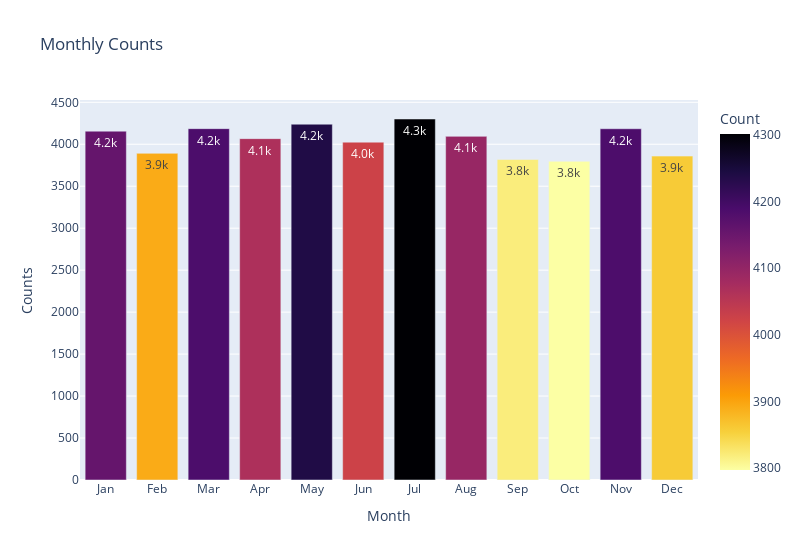
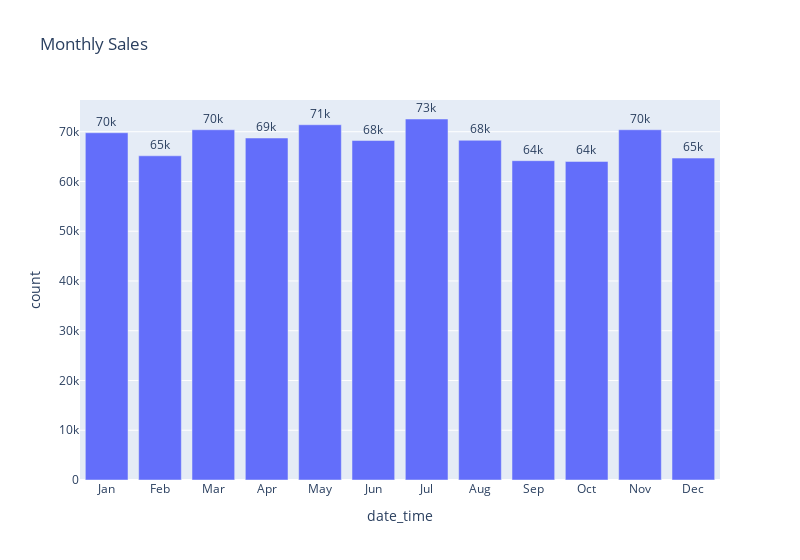

Notebook cell for these charts, in order:
### Code cell
monthly_order = pizza_order.groupby(by=pizza_order.index.month)['order_id'].count()
monthly_order =  monthly_order.reset_index(name='count')
monthly_order['date_time'] = monthly_order['date_time'].apply(lambda x: calendar.month_abbr[x])

monthly_sales = pizza_order.groupby(by=pizza_order.index.month)['total'].sum()
monthly_sales =  monthly_sales.reset_index(name='count')
monthly_sales['date_time'] = monthly_sales['date_time'].apply(lambda x: calendar.month_abbr[x])

trace = px.bar(monthly_order,
    x='date_time',
    y='count',
    text_auto='.2s',
    color='count',
    color_continuous_scale='inferno_r',
    title='Monthly Counts',
    labels={'date_time':'Month', 'count':'Counts'}
)
trace.update_layout(coloraxis_colorbar=dict(title='Count'), width=800)
trace.show()

trace = px.bar(monthly_sales,
    x='date_time',
    y='count',
    text_auto='.2s',
    title='Monthly Sales',
    width=800
)
trace.update_traces(textposition='outside', cliponaxis=False)
trace.show()

### Figure 1 — Plotly figure (JSON) as saved in the notebook; plotly's stock layout.template omitted (floating-point values rounded to 4 significant figures)
{"data": [{"alignmentgroup": "True", "hovertemplate": "Month=%{x}<br>Counts=%{marker.color}<extra></extra>", "legendgroup": "", "marker": {"color": [4156, 3892, 4186, 4067, 4239, 4025, 4301, 4094, 3819, 3797, 4185, 3859], "coloraxis": "coloraxis", "pattern": {"shape": ""}}, "name": "", "offsetgroup": "", "orientation": "v", "showlegend": false, "textposition": "auto", "texttemplate": "%{y:.2s}", "type": "bar", "x": ["Jan", "Feb", "Mar", "Apr", "May", "Jun", "Jul", "Aug", "Sep", "Oct", "Nov", "Dec"], "xaxis": "x", "y": [4156, 3892, 4186, 4067, 4239, 4025, 4301, 4094, 3819, 3797, 4185, 3859], "yaxis": "y"}], "layout": {"barmode": "relative", "coloraxis": {"colorbar": {"title": {"text": "Count"}}, "colorscale": [[0, "#fcffa4"], [0.1111, "#f7d13d"], [0.2222, "#fb9b06"], [0.3333, "#ed6925"], [0.4444, "#cf4446"], [0.5556, "#a52c60"], [0.6667, "#781c6d"], [0.7778, "#4a0c6b"], [0.8889, "#1b0c41"], [1, "#000004"]]}, "legend": {"tracegroupgap": 0}, "title": {"text": "Monthly Counts"}, "width": 800, "xaxis": {"anchor": "y", "domain": [0, 1], "title": {"text": "Month"}}, "yaxis": {"anchor": "x", "domain": [0, 1], "title": {"text": "Counts"}}}}

### Figure 2 — Plotly figure (JSON) as saved in the notebook; plotly's stock layout.template omitted (floating-point values rounded to 4 significant figures)
{"data": [{"alignmentgroup": "True", "cliponaxis": false, "hovertemplate": "date_time=%{x}<br>count=%{y}<extra></extra>", "legendgroup": "", "marker": {"color": "#636efa", "pattern": {"shape": ""}}, "name": "", "offsetgroup": "", "orientation": "v", "showlegend": false, "textposition": "outside", "texttemplate": "%{y:.2s}", "type": "bar", "x": ["Jan", "Feb", "Mar", "Apr", "May", "Jun", "Jul", "Aug", "Sep", "Oct", "Nov", "Dec"], "xaxis": "x", "y": [69790.0, 65160.0, 70400.0, 68740.0, 71400.0, 68230.0, 72560.0, 68280.0, 64180.0, 64030.0, 70400.0, 64700.0], "yaxis": "y"}], "layout": {"barmode": "relative", "legend": {"tracegroupgap": 0}, "title": {"text": "Monthly Sales"}, "width": 800, "xaxis": {"anchor": "y", "domain": [0, 1], "title": {"text": "date_time"}}, "yaxis": {"anchor": "x", "domain": [0, 1], "title": {"text": "count"}}}}
